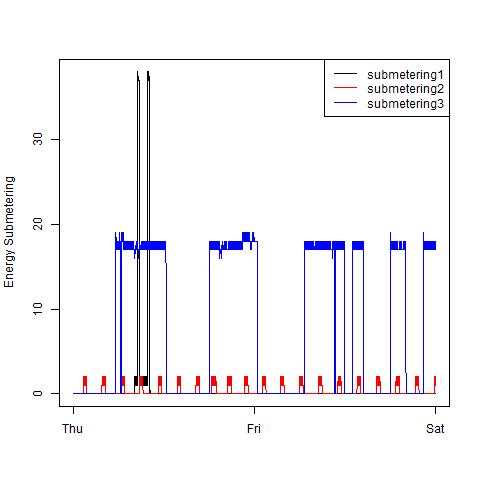

The script that saved this image:
# Load the data in R
###Open File interactively in R

dataPath<-file.choose();
data <- read.table(dataPath, header=TRUE, sep=";",stringsAsFactors=FALSE,dec=".")

### Remove all the puncuations from the variable names 
### Convert the variable names to lower case
varName<-tolower(gsub("[[:punct:]]", "", names(data)));
names(data)<-varName;

### Conver the time variable from character to Time type using strptime()
### Convert the date variable from character to Date type
data$time<- strptime(paste(data$date, data$time, sep=" "), "%d/%m/%Y %H:%M:%S");
data$date<-as.Date(data$date,"%d/%m/%Y");

### Access the subset of the data from 2007-02-01 to 2007-02-02
smallData<-subset(data,(data$date>=as.Date("2007-02-01"))&(data$date<=as.Date("2007-02-02")))

### convert all the columns except data and time to numeric values

smallData[,3:9]<-lapply(smallData[,3:9], as.numeric);


### Plot the data 

png("plot3.png", width=480, height=480)
plot(smallData$time, smallData$submetering1, type="l", ylab="Energy Submetering", xlab="")
lines(smallData$time, smallData$submetering2, type="l", col="red")
lines(smallData$time, smallData$submetering3, type="l", col="blue")
legend("topright", names(smallData[7:9]), lty=1, col=c("black", "red", "blue"))
dev.off()